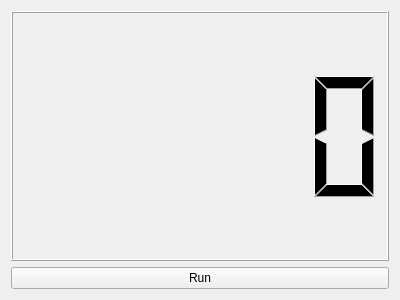
<?xml version="1.0" encoding="UTF-8"?>
<ui version="4.0">
 <class>Form_plot</class>
 <widget class="QWidget" name="Form_plot">
  <property name="geometry">
   <rect>
    <x>0</x>
    <y>0</y>
    <width>400</width>
    <height>300</height>
   </rect>
  </property>
  <property name="windowTitle">
   <string>Form</string>
  </property>
  <layout class="QGridLayout" name="gridLayout">
   <item row="0" column="0">
    <widget class="QLCDNumber" name="lcdNumber">
     <property name="styleSheet">
      <string notr="true"/>
     </property>
     <property name="frameShape">
      <enum>QFrame::Box</enum>
     </property>
     <property name="frameShadow">
      <enum>QFrame::Raised</enum>
     </property>
    </widget>
   </item>
   <item row="1" column="0">
    <widget class="QPushButton" name="pushButton_run">
     <property name="text">
      <string>Run</string>
     </property>
    </widget>
   </item>
  </layout>
 </widget>
 <resources/>
 <connections/>
</ui>
